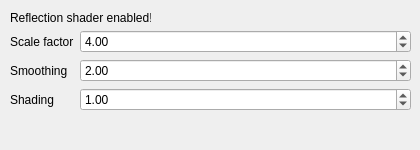
     <widget class="QWidget" name="tab_4">
      <attribute name="title">
       <string>Reflection</string>
      </attribute>
      <widget class="QLabel" name="label_17">
       <property name="geometry">
        <rect>
         <x>10</x>
         <y>10</y>
         <width>141</width>
         <height>16</height>
        </rect>
       </property>
       <property name="text">
        <string>Reflection shader enabled!</string>
       </property>
      </widget>
      <widget class="QWidget" name="layoutWidget">
       <property name="geometry">
        <rect>
         <x>10</x>
         <y>30</y>
         <width>401</width>
         <height>111</height>
        </rect>
       </property>
       <layout class="QFormLayout" name="formLayout_5">
        <item row="0" column="0">
         <widget class="QLabel" name="label_20">
          <property name="text">
           <string>Scale factor</string>
          </property>
         </widget>
        </item>
        <item row="0" column="1">
         <widget class="QDoubleSpinBox" name="scaleSpinBox">
          <property name="value">
           <double>4.000000000000000</double>
          </property>
         </widget>
        </item>
        <item row="1" column="0">
         <widget class="QLabel" name="label_21">
          <property name="text">
           <string>Smoothing</string>
          </property>
         </widget>
        </item>
        <item row="1" column="1">
         <widget class="QDoubleSpinBox" name="smoothSpinBox">
          <property name="value">
           <double>2.000000000000000</double>
          </property>
         </widget>
        </item>
        <item row="2" column="0">
         <widget class="QLabel" name="label_22">
          <property name="text">
           <string>Shading</string>
          </property>
         </widget>
        </item>
        <item row="2" column="1">
         <widget class="QDoubleSpinBox" name="shadeSpinBox">
          <property name="value">
           <double>1.000000000000000</double>
          </property>
         </widget>
        </item>
       </layout>
      </widget>
     </widget>
